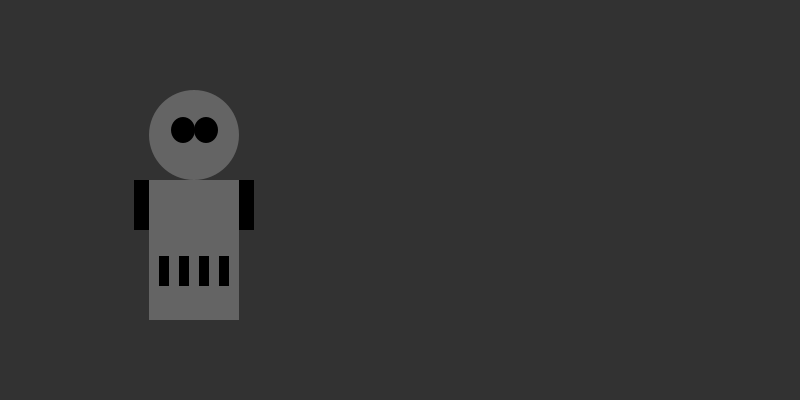
Frame 1 (no input)
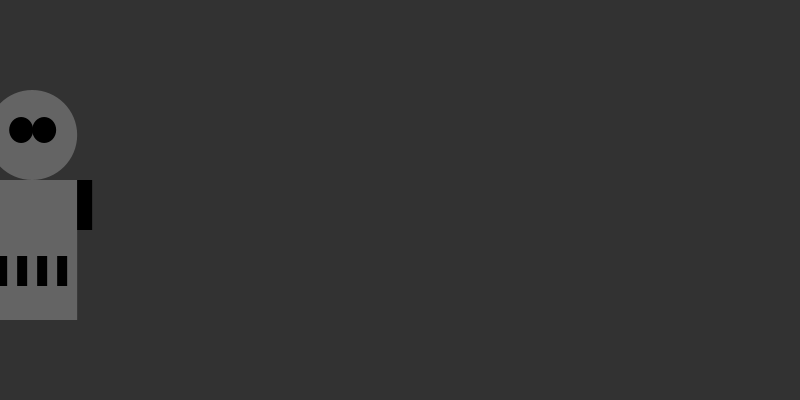
Frame 60 (the mouse pressed at the canvas centre just before this capture)
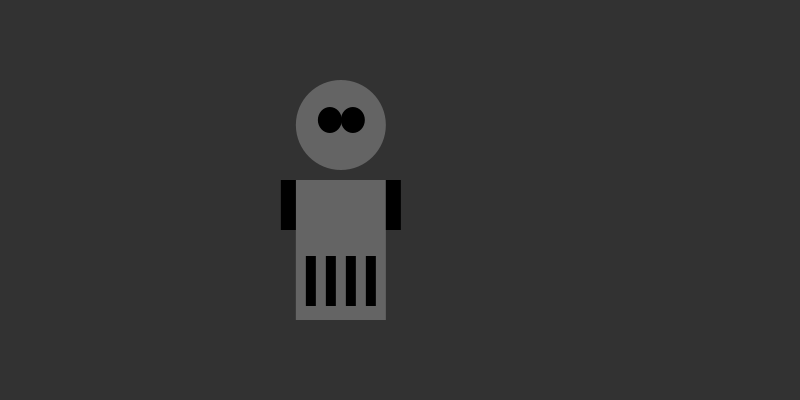
Frame 120 (the mouse held since frame 60 and released just before this capture)

The Processing sketch that drew these frames (run headless with seeded random() and noise(); from frame 60 on, the mouse is pressed at the canvas centre):

// Processing sketch: processing_59355
// ── processing_59355.pde

float x = 200;         // x-coordinate
float y = 200;         // y-coordinate
int grilllength = 30;    // Body Height
int neckHeight = 0;   // Neck Height
int radius = 20;       // Head Radius
float easing = 0.03;
 
void setup() {
  size(800, 400);
  smooth();
  strokeWeight(2);
  background(204);
  ellipseMode(RADIUS);
}
 
 
void draw() {
  
  
    int targetX = mouseX;
    x += (targetX - x) * easing;
     
  if (mousePressed) {
    grilllength = 50;
    neckHeight = 60;
  } else {
     grilllength = 30;
     neckHeight = 50; 
  }
 
 float ny = y - grilllength - neckHeight - radius;
 background(50);
 
 
 
// Head
noStroke();                                    // Disable stroke
fill(100);                                       // Set fill to black
ellipse(x, y - 15 - neckHeight, 45, 45);       // Head
fill(0);                              // Set fill to black
ellipse(x + 12, y - 20 - neckHeight, 12, 13);  // eye
ellipse(x - 11, y - 20 - neckHeight, 12, 13);  // eye
fill(0);                                       // Set fill to black
 
 
// Body
noStroke();                           // Disable stroke
fill(100);                              // Set fill to grey
rect(x - 45, y - 20 , 90, 140);   // Main body TOP
fill(100);                    // Set fill to grey
 
// Grill
noStroke();                                         // Disable stroke
fill(0);                                            // Set fill to black
rect(x - 35, y + 56, 10, grilllength);                // Leftleg
rect(x - 15, y + 56, 10, grilllength);                 // Rightleg
rect(x + 5, y + 56, 10, grilllength);
rect(x + 25, y + 56, 10, grilllength);
 
// Arms 
noStroke();                       // Disable stroke
fill(0);                          // Set fill to black
rect(x - 60, y - 20, 15, 50);      // Left arm
rect(x + 45, y - 20, 15, 50);      // Right arm
fill(100);                 // Set fill to grey


 
}
